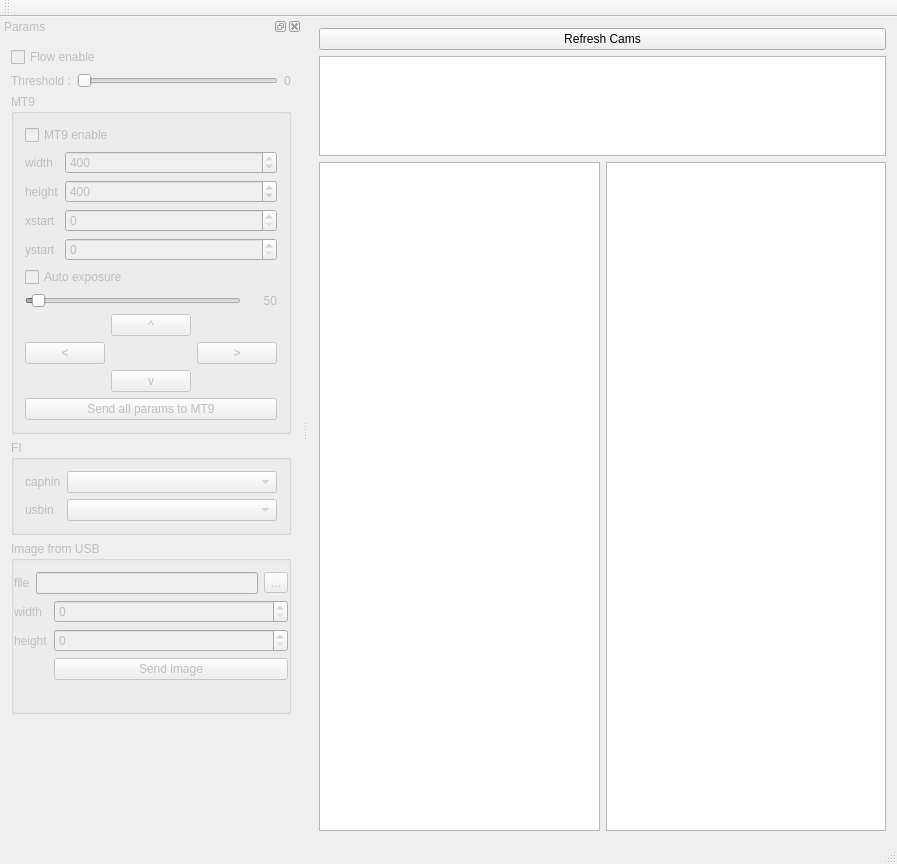
<?xml version="1.0" encoding="UTF-8"?>
<ui version="4.0">
 <class>MainWindow</class>
 <widget class="QMainWindow" name="MainWindow">
  <property name="geometry">
   <rect>
    <x>0</x>
    <y>0</y>
    <width>897</width>
    <height>864</height>
   </rect>
  </property>
  <property name="windowTitle">
   <string>GPStudio - Debug viewer</string>
  </property>
  <widget class="QWidget" name="centralWidget">
   <layout class="QVBoxLayout" name="verticalLayout_2">
    <item>
     <widget class="QPushButton" name="refreshButton">
      <property name="text">
       <string>Refresh Cams</string>
      </property>
     </widget>
    </item>
    <item>
     <widget class="CamTreeView" name="camTreeView">
      <property name="maximumSize">
       <size>
        <width>16777215</width>
        <height>100</height>
       </size>
      </property>
     </widget>
    </item>
    <item>
     <layout class="QHBoxLayout" name="horizontalLayout_2">
      <item>
       <widget class="ImageView" name="imageView"/>
      </item>
      <item>
       <widget class="ImageView" name="imageView_2"/>
      </item>
     </layout>
    </item>
   </layout>
  </widget>
  <widget class="QMenuBar" name="menuBar">
   <property name="geometry">
    <rect>
     <x>0</x>
     <y>0</y>
     <width>897</width>
     <height>25</height>
    </rect>
   </property>
  </widget>
  <widget class="QToolBar" name="mainToolBar">
   <attribute name="toolBarArea">
    <enum>TopToolBarArea</enum>
   </attribute>
   <attribute name="toolBarBreak">
    <bool>false</bool>
   </attribute>
  </widget>
  <widget class="QStatusBar" name="statusBar"/>
  <widget class="QDockWidget" name="paramsDock">
   <property name="enabled">
    <bool>false</bool>
   </property>
   <property name="windowTitle">
    <string>Params</string>
   </property>
   <attribute name="dockWidgetArea">
    <number>1</number>
   </attribute>
   <widget class="QWidget" name="dockWidgetContents">
    <layout class="QVBoxLayout" name="verticalLayout">
     <item>
      <widget class="QCheckBox" name="flowEnableBox">
       <property name="text">
        <string>Flow enable</string>
       </property>
      </widget>
     </item>
     <item>
      <layout class="QHBoxLayout" name="horizontalLayout_3">
       <item>
        <widget class="QLabel" name="label">
         <property name="text">
          <string>Threshold :</string>
         </property>
        </widget>
       </item>
       <item>
        <widget class="QSlider" name="thresholdSlider">
         <property name="maximum">
          <number>255</number>
         </property>
         <property name="orientation">
          <enum>Qt::Horizontal</enum>
         </property>
        </widget>
       </item>
       <item>
        <widget class="QLabel" name="label_2">
         <property name="text">
          <string>0</string>
         </property>
        </widget>
       </item>
      </layout>
     </item>
     <item>
      <widget class="QGroupBox" name="groupBox_2">
       <property name="title">
        <string>MT9</string>
       </property>
       <layout class="QVBoxLayout" name="verticalLayout_4">
        <item>
         <widget class="QCheckBox" name="mt9EnableBox">
          <property name="text">
           <string>MT9 enable</string>
          </property>
         </widget>
        </item>
        <item>
         <layout class="QFormLayout" name="formLayout_3">
          <property name="fieldGrowthPolicy">
           <enum>QFormLayout::AllNonFixedFieldsGrow</enum>
          </property>
          <item row="0" column="0">
           <widget class="QLabel" name="widthMT9Label">
            <property name="text">
             <string>width</string>
            </property>
           </widget>
          </item>
          <item row="0" column="1">
           <widget class="QSpinBox" name="widthMT9SpinBox">
            <property name="maximum">
             <number>2000</number>
            </property>
            <property name="singleStep">
             <number>2</number>
            </property>
            <property name="value">
             <number>400</number>
            </property>
           </widget>
          </item>
          <item row="1" column="0">
           <widget class="QLabel" name="heightLabel_2">
            <property name="text">
             <string>height</string>
            </property>
           </widget>
          </item>
          <item row="1" column="1">
           <widget class="QSpinBox" name="heightMT9SpinBox">
            <property name="maximum">
             <number>2000</number>
            </property>
            <property name="singleStep">
             <number>2</number>
            </property>
            <property name="value">
             <number>400</number>
            </property>
           </widget>
          </item>
          <item row="2" column="0">
           <widget class="QLabel" name="xstartLabel">
            <property name="text">
             <string>xstart</string>
            </property>
           </widget>
          </item>
          <item row="2" column="1">
           <widget class="QSpinBox" name="xstartMT9LineEdit">
            <property name="maximum">
             <number>2000</number>
            </property>
            <property name="value">
             <number>0</number>
            </property>
           </widget>
          </item>
          <item row="3" column="0">
           <widget class="QLabel" name="ystartLabel">
            <property name="text">
             <string>ystart</string>
            </property>
           </widget>
          </item>
          <item row="3" column="1">
           <widget class="QSpinBox" name="ystartMT9SpinBox">
            <property name="maximum">
             <number>2000</number>
            </property>
            <property name="value">
             <number>0</number>
            </property>
           </widget>
          </item>
          <item row="4" column="0" colspan="2">
           <widget class="QCheckBox" name="aemt9_box">
            <property name="text">
             <string>Auto exposure</string>
            </property>
           </widget>
          </item>
         </layout>
        </item>
        <item>
         <layout class="QHBoxLayout" name="horizontalLayout">
          <item>
           <widget class="QSlider" name="integtimeMT9">
            <property name="maximum">
             <number>5000</number>
            </property>
            <property name="value">
             <number>150</number>
            </property>
            <property name="orientation">
             <enum>Qt::Horizontal</enum>
            </property>
           </widget>
          </item>
          <item>
           <widget class="QLabel" name="integTimeLabel">
            <property name="minimumSize">
             <size>
              <width>30</width>
              <height>0</height>
             </size>
            </property>
            <property name="text">
             <string>50</string>
            </property>
            <property name="alignment">
             <set>Qt::AlignRight|Qt::AlignTrailing|Qt::AlignVCenter</set>
            </property>
           </widget>
          </item>
         </layout>
        </item>
        <item>
         <layout class="QGridLayout" name="gridLayout">
          <item row="1" column="2">
           <widget class="QPushButton" name="right_mt9">
            <property name="text">
             <string>&gt;</string>
            </property>
           </widget>
          </item>
          <item row="0" column="1">
           <widget class="QPushButton" name="up_mt9">
            <property name="text">
             <string>^</string>
            </property>
           </widget>
          </item>
          <item row="1" column="0">
           <widget class="QPushButton" name="left_mt9">
            <property name="text">
             <string>&lt;</string>
            </property>
           </widget>
          </item>
          <item row="2" column="1">
           <widget class="QPushButton" name="down_mt9">
            <property name="text">
             <string>v</string>
            </property>
           </widget>
          </item>
         </layout>
        </item>
        <item>
         <widget class="QPushButton" name="sendMT9Config">
          <property name="text">
           <string>Send all params to MT9</string>
          </property>
         </widget>
        </item>
       </layout>
      </widget>
     </item>
     <item>
      <widget class="QGroupBox" name="groupBox">
       <property name="title">
        <string>FI</string>
       </property>
       <layout class="QVBoxLayout" name="verticalLayout_3">
        <item>
         <layout class="QFormLayout" name="formLayout_2">
          <property name="fieldGrowthPolicy">
           <enum>QFormLayout::AllNonFixedFieldsGrow</enum>
          </property>
          <item row="0" column="0">
           <widget class="QLabel" name="caphinLabel">
            <property name="text">
             <string>caphin</string>
            </property>
           </widget>
          </item>
          <item row="0" column="1">
           <widget class="QComboBox" name="caphinComboBox"/>
          </item>
          <item row="1" column="0">
           <widget class="QLabel" name="usbinLabel">
            <property name="text">
             <string>usbin</string>
            </property>
           </widget>
          </item>
          <item row="1" column="1">
           <widget class="QComboBox" name="usbinComboBox"/>
          </item>
         </layout>
        </item>
       </layout>
      </widget>
     </item>
     <item>
      <widget class="QGroupBox" name="groupBox_3">
       <property name="title">
        <string>Image from USB</string>
       </property>
       <layout class="QVBoxLayout" name="verticalLayout_5">
        <property name="leftMargin">
         <number>0</number>
        </property>
        <property name="rightMargin">
         <number>0</number>
        </property>
        <item>
         <layout class="QHBoxLayout" name="horizontalLayout_4">
          <item>
           <widget class="QLabel" name="label_3">
            <property name="text">
             <string>file</string>
            </property>
           </widget>
          </item>
          <item>
           <widget class="QLineEdit" name="fileImageEdit"/>
          </item>
          <item>
           <widget class="QToolButton" name="imageChooseButton">
            <property name="text">
             <string>...</string>
            </property>
           </widget>
          </item>
         </layout>
        </item>
        <item>
         <layout class="QFormLayout" name="formLayout">
          <item row="0" column="0">
           <widget class="QLabel" name="widthLabel">
            <property name="text">
             <string>width</string>
            </property>
           </widget>
          </item>
          <item row="0" column="1">
           <widget class="QSpinBox" name="widthSpinBox">
            <property name="maximum">
             <number>9999</number>
            </property>
           </widget>
          </item>
          <item row="1" column="0">
           <widget class="QLabel" name="heightLabel">
            <property name="text">
             <string>height</string>
            </property>
           </widget>
          </item>
          <item row="1" column="1">
           <widget class="QSpinBox" name="heightSpinBox">
            <property name="maximum">
             <number>9999</number>
            </property>
           </widget>
          </item>
          <item row="2" column="1">
           <widget class="QPushButton" name="sendButton">
            <property name="text">
             <string>Send image</string>
            </property>
            <property name="autoRepeat">
             <bool>true</bool>
            </property>
            <property name="autoRepeatInterval">
             <number>50</number>
            </property>
           </widget>
          </item>
         </layout>
        </item>
        <item>
         <widget class="QLabel" name="fpsLabel">
          <property name="text">
           <string/>
          </property>
         </widget>
        </item>
       </layout>
      </widget>
     </item>
     <item>
      <spacer name="verticalSpacer">
       <property name="orientation">
        <enum>Qt::Vertical</enum>
       </property>
       <property name="sizeHint" stdset="0">
        <size>
         <width>20</width>
         <height>40</height>
        </size>
       </property>
      </spacer>
     </item>
    </layout>
   </widget>
  </widget>
 </widget>
 <layoutdefault spacing="6" margin="11"/>
 <customwidgets>
  <customwidget>
   <class>CamTreeView</class>
   <extends>QTreeView</extends>
   <header>camtreeview.h</header>
  </customwidget>
  <customwidget>
   <class>ImageView</class>
   <extends>QGraphicsView</extends>
   <header>imageview.h</header>
  </customwidget>
 </customwidgets>
 <resources/>
 <connections>
  <connection>
   <sender>thresholdSlider</sender>
   <signal>valueChanged(int)</signal>
   <receiver>label_2</receiver>
   <slot>setNum(int)</slot>
   <hints>
    <hint type="sourcelabel">
     <x>143</x>
     <y>111</y>
    </hint>
    <hint type="destinationlabel">
     <x>302</x>
     <y>111</y>
    </hint>
   </hints>
  </connection>
 </connections>
</ui>
